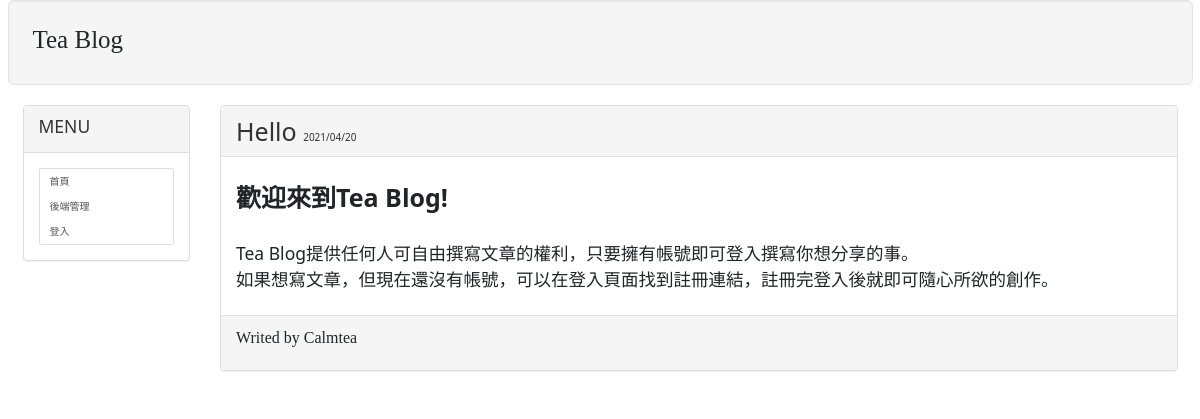
/article/10/, run on an earlier commit of the app's database.
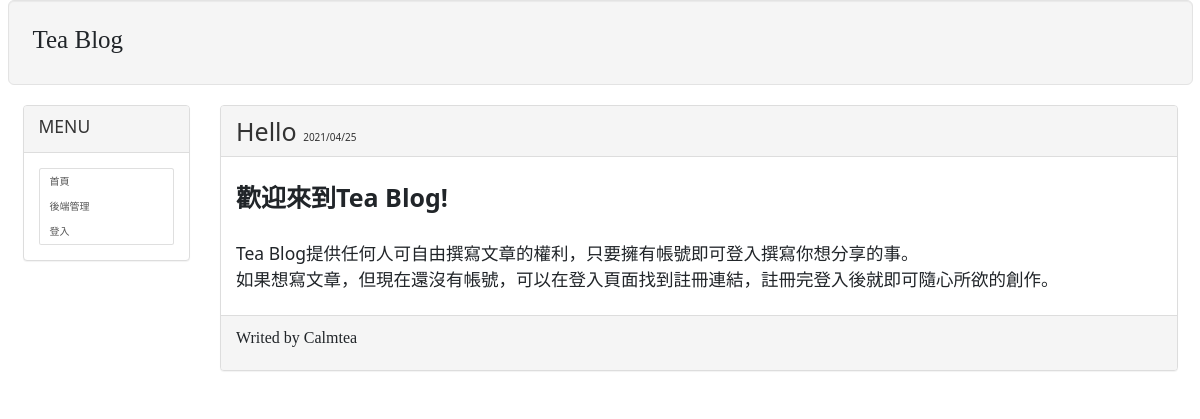
And on a later commit of the database.
### mainsite/models.py (models this page shows, shortened)
class Write(models.Model):
    user = models.ForeignKey(User,on_delete=models.CASCADE)
    title = models.CharField(u"標題",default="",max_length=200)
    context = RichTextField(u"內容",default="")
    pub_time = models.DateTimeField(auto_now=True)

### mainsite/views.py (the view)
# urls.py: path('article/<int:id>/',showpost,name="article-url"),
def showpost(request,id):
    if request.user.is_authenticated:
        username = request.user.username
        user = User.objects.get(username=username)
    try:
        post = Write.objects.get(id=id)
        if post != None:
            return render(request,'showpost.html',locals())
    except:
        return redirect('/')

### templates/showpost.html (shortened to what this page needs)
{% extends 'base.html' %}
{% block headmessage %}
    <h1 style="display:inline;">{{post.title}}  </h1>
    <p style="display:inline;">{{post.pub_time | date:" Y/m/d"}}</p>
{% endblock %}
{% block content %}
    <p style='font-family: 微軟正黑體;font-size: 12pt;letter-spacing: 2pt;'>
        {{post.context | safe}}
    </p>
{% endblock %}

### templates/base.html (shortened to what this page needs)
<!DOCTYPE html>
<html>
<head>
    <link href="https://maxcdn.bootstrapcdn.com/bootstrap/3.3.7/css/bootstrap.min.css" rel="stylesheet"/>
    <link href="https://cdn.jsdelivr.net/npm/bootstrap@5.0.0-beta3/dist/css/bootstrap.min.css" rel="stylesheet">
</head>
<body>
    <div class='container-fluid'>
        {% include 'header.html' %}
        <div class='col-sm-2 col-md-2'>
            <div class='panel panel-default'>
                <div class='panel-heading'>
                    <h3>MENU</h3>
                </div>
                <div class='panel-body'>
                    <div class='list-group'>
                        <a href="/" class='list-group-item'>首頁</a>
                        <a href="/admin" class='list-group-item'>後端管理</a>
                        {% if request.user.is_authenticated %}
                            <a href="/article/write" class='list-group-item'>撰寫文章</a>
                            <a href='{% url "profile-url" request.user.id%}' class='list-group-item'>個人資料</a>
                            <a href="/accounts/logout" class='list-group-item'>登出</a>
                        {% else %}
                            <a href="/accounts/login" class='list-group-item'>登入</a>
                        {% endif %}
                    </div>
                </div>
            </div>
        </div>
        <div class='col-sm-10 col-md-10'>
            <div class='panel panel-default'>
                <div class='panel-heading'>
                    {% block headmessage %} {% endblock %}
                </div>
                <div class='panel-body'>
                    {% block content %} {% endblock %}
                </div>
                <div class='panel-footer'>
                    {% include 'footer.html' %}
                </div>
            </div>
        </div>
    </div>
</body>
</html>

### templates/header.html
<div class='well well-lg'>
    <h1 style='font-family: 微軟正黑體'>Tea Blog</h1>
</div>

### templates/footer.html
{% block footer %}
    {% if now %}
    <p style='font-family: 微軟正黑體;font-size:12pt'>現在時間:{{now}}</p>
    {% elif post.user %}
    <p style='font-family: 微軟正黑體;font-size:12pt'>Writed by {{post.user}}</p>
    {% else %}
    <a href="/" style='font-family: 微軟正黑體;font-size:12pt'>回文章列表</a>
    {% endif %}
{% endblock %}

What changed in the data, as far as the page shows it:
changed Write "Hello": pub_time "2021/04/20" → "2021/04/25"
